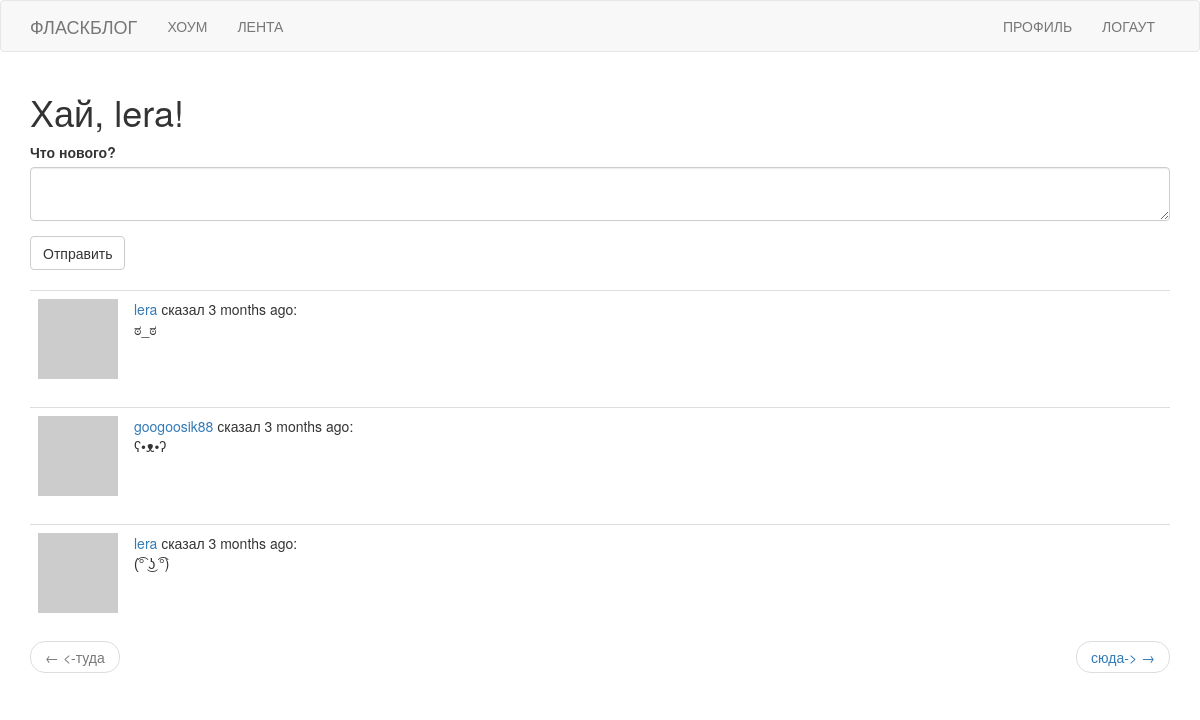
The app's page /index (signed in) with its own data.
### app/models.py (models this page shows, shortened)
class User(UserMixin, db.Model):
    id = db.Column(db.Integer, primary_key=True)
    username = db.Column(db.String(64), index=True, unique=True)
    email = db.Column(db.String(120), index=True, unique=True)
    password_hash = db.Column(db.String(128))
    about_me = db.Column(db.String(140))
    last_seen = db.Column(db.DateTime, default=datetime.utcnow)
    posts = db.relationship('Post', backref='author', lazy='dynamic')
    followed = db.relationship(
        'User', secondary=followers,
        primaryjoin=(followers.c.follower_id == id),
        secondaryjoin=(followers.c.followed_id == id),
        backref=db.backref('followers', lazy='dynamic'), lazy='dynamic')
    def avatar(self, size):
        digest = md5(self.email.lower().encode('utf-8')).hexdigest()
        return 'https://www.gravatar.com/avatar/{}?d=identicon&s={}'.format(digest, size)
    """Подписка"""
    """Отписка"""
    """Проверка на подписку"""
    """Лента"""
    def followed_posts(self):
        followed = Post.query.join(
            followers, (followers.c.followed_id == Post.user_id)).filter(
                followers.c.follower_id == self.id)
        own = Post.query.filter_by(user_id=self.id)
        return followed.union(own).order_by(Post.timestamp.desc())
    '''Запрос токена на восстановление пароля'''
    '''Верификация токена на восстановление пароля'''

class Post(db.Model):
    id = db.Column(db.Integer, primary_key=True)
    body = db.Column(db.String(140))
    timestamp = db.Column(db.DateTime, index=True, default=datetime.utcnow)
    user_id = db.Column(db.Integer, db.ForeignKey('user.id'))

### app/routes.py (the view)
@app.route('/', methods=['GET', 'POST'])
@app.route('/index', methods=['GET', 'POST'])
@login_required
def index():
    form = PostForm()
    if form.validate_on_submit():                                   ####POST/REDIRECT/GET/
        post = Post(body=form.post.data, author=current_user)
        db.session.add(post)
        db.session.commit()
        flash('Ваш пост опубликован!')
        return redirect(url_for('index'))
    page = request.args.get('page', 1, type=int)
    posts = current_user.followed_posts().paginate(
        page, app.config['POST_PER_PAGE'], False)
    next_url = url_for('index', page=posts.next_num) if posts.has_next else None
    prev_url = url_for('index', page=posts.prev_num) if posts.has_prev else None
    return render_template('index.html', title='Active Gomez',
                           form=form, posts=posts.items,
                           next_url=next_url, prev_url=prev_url)

### app/forms.py
class PostForm(FlaskForm):
    post = TextAreaField('Что нового?', validators=[
        DataRequired(), Length(min=1, max=140)])
    submit = SubmitField('Отправить')

### app/models.py (called while the page is built)
@login.user_loader
def load_user(id):
    return User.query.get(int(id))

### app/routes.py (called while the page is built)
@app.before_request
def before_request():
    if current_user.is_authenticated:
        current_user.last_seen = datetime.utcnow()
        db.session.commit()

### app/templates/index.html
{% extends "base.html" %}
{% import 'bootstrap/wtf.html' as wtf %}
{% block app_content %}
    <h1>Хай, {{ current_user.username }}!</h1>
    {% if form %}
    {{ wtf.quick_form(form) }}
    <br>
    {% endif %}
    {% for post in posts %}
        {% include '_post.html' %}
    {% endfor %}
    <nav aria-label="...">
        <ul class="pager">
            <li class="previous{% if not prev_url %} disabled{% endif %}">
                <a href="{{ prev_url or '#' }}">
                    <span aria-hidden="true">&larr;</span> <-туда
                </a>
            </li>
            <li class="next{% if not next_url %} disabled{% endif %}">
                <a href="{{ next_url or '#' }}">
                    сюда-> <span aria-hidden="true">&rarr;</span>
                </a>
            </li>
        </ul>
    </nav>
{% endblock %}

### app/templates/_post.html
<table class="table table-hover">
    <tr>
        <td width="70px">
            <a href="{{ url_for('user', username=post.author.username) }}">
                <img src="{{ post.author.avatar(70) }}" />
            </a>
        </td>
        <td>
            <a href="{{ url_for('user', username=post.author.username) }}">
                {{ post.author.username }}
            </a>
            сказал {{ moment(post.timestamp).fromNow() }}:
            <br>
            {{ post.body }}
        </td>
    </tr>
</table>

### records on screen
User: username "lera"
Post: author.username "lera", timestamp "3 months ago", body "ಠ_ಠ"
Post: author.username "googoosik88", timestamp "3 months ago", body "ʕ•ᴥ•ʔ"
Post: author.username "lera", timestamp "3 months ago", body "(͡° ͜ʖ ͡°)"
